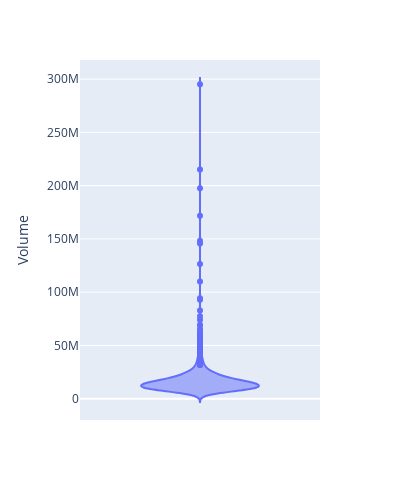

The notebook cell saved with this chart:
### Code cell
px.violin(data, y='Volume', height=500, width=400 )

### Figure 1 — Plotly figure (JSON) as saved in the notebook; plotly's stock layout.template omitted (floating-point values rounded to 4 significant figures; data arrays with more than 128 entries replaced by an {"elided": "..."} marker saying what was removed)
{"data": [{"alignmentgroup": "True", "box": {"visible": false}, "hovertemplate": "Volume=%{y}<extra></extra>", "legendgroup": "", "marker": {"color": "#636efa"}, "name": "", "offsetgroup": "", "orientation": "v", "scalegroup": "True", "showlegend": false, "type": "violin", "x0": " ", "xaxis": "x", "y": {"elided": "1258 int values"}, "y0": " ", "yaxis": "y"}], "layout": {"height": 500, "legend": {"tracegroupgap": 0}, "margin": {"t": 60}, "violinmode": "group", "width": 400, "xaxis": {"anchor": "y", "domain": [0, 1]}, "yaxis": {"anchor": "x", "domain": [0, 1], "title": {"text": "Volume"}}}}
